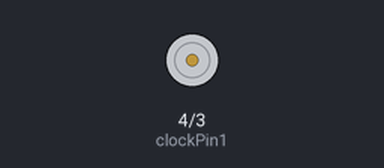
A sketch run on a simulated Arduino Uno, built with avr-gcc and run on an emulated ATmega328P. On the bench: motor-driver pin pairs drawn as motors (green arrow = first pin HIGH = forward, orange = second pin HIGH = backward, longer = more drive).

Above: at 0.5 s.
Timing chart, 0 to 4.6 s (numbered marks = the images above):
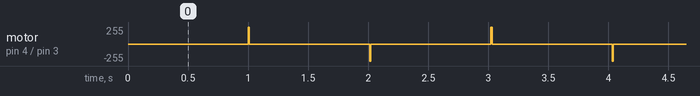

Measured:
- by itself, motor on pin 4 (clockPin1) / pin 3 (clockPin2): repeats every 2.0 s: stopped 1.0 s, backward 255/255 0.01 s, stopped 1.0 s, forward 255/255 0.01 s

The sketch:

AnalogClockControl.ino
```cpp
/* Clock Tick Demonstration

  An example of how to control an analog clock.
  To control an analog clock, you pulse the two pins of the solenoid,
  for 10 milliseconds, alternating which is pulsed.

  Based on an example by Matt Mets, completed in 2008
  This version refactored by Tom Igoe, 2017
*/

int clockPin1 = 4;           // connected to one side of the clock solenoid
int clockPin2 = 3;           // connected to the other
int pulsingPin = clockPin1;  // the pin you'll pulse next
long lastTick = 0;           // time of the last tick, in milliseconds

void setup() {
  pinMode(clockPin1, OUTPUT);   // make the solenoid pins outputs
  pinMode(clockPin2, OUTPUT);

  digitalWrite(clockPin1, LOW); // set them low (ground) as a default
  digitalWrite(clockPin2, LOW);
}

void loop() {
  if (millis() - lastTick > 1000) { // wait 1 second
    tick();                         // pulse clock motor
    lastTick = millis();            // record time of this tick
  }
}

void tick() {
  // pulse the clock solenoid to move the second hand.
  // 10 milliseconds seems to move it about 1 second on an Uno. Timing
  // may vary a few milliseconds from one clock model to another:
  digitalWrite(pulsingPin, HIGH);
  delay(10);
  digitalWrite(pulsingPin, LOW);

  // Change which solenoid pin is pulsed for next time:
  if (pulsingPin == clockPin1) {
    pulsingPin = clockPin2;
  } else {
    pulsingPin = clockPin1;
  }
}
```
